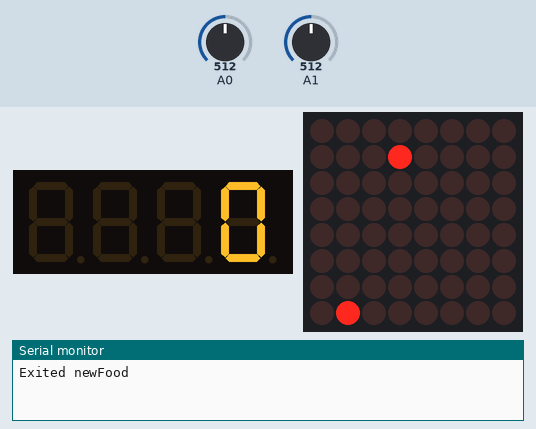
Simulated run of this sketch. Board: Arduino Mega 2560, built with avr-gcc and run on an emulated ATmega2560. On the bench: 4-digit seven-segment display, 8×8 LED matrix, the last lines printed to the serial monitor. The test bench sets the inputs (shaded band); at power-on: A0 = 512, A1 = 512. Random numbers use the default seed unless the sketch sets one.

Above: at 1.2 s.
1.3 s: A0 set to 464
4.3 s: A0 set to 442
At 4.9 s:
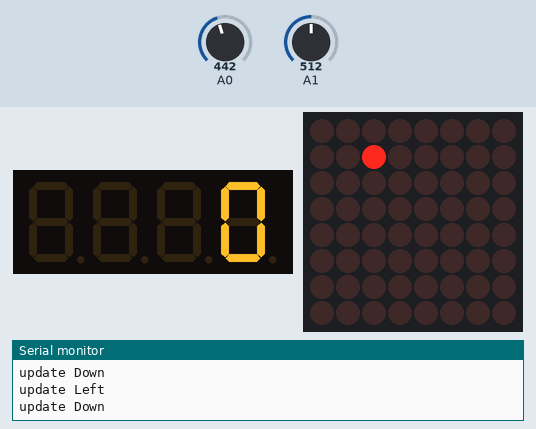
7.3 s: A1 set to 458
10.3 s: A1 set to 423
At 11.5 s:
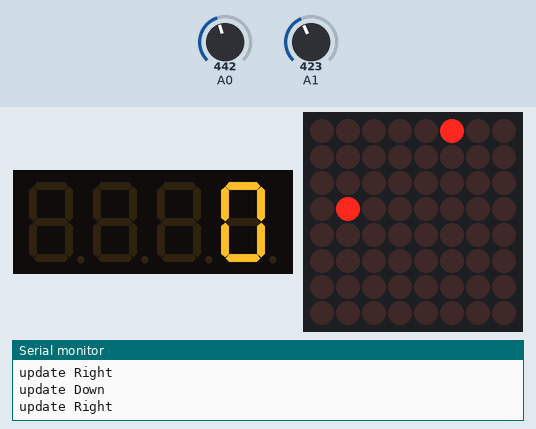
13.3 s: A1 set to 460
At 14.1 s:
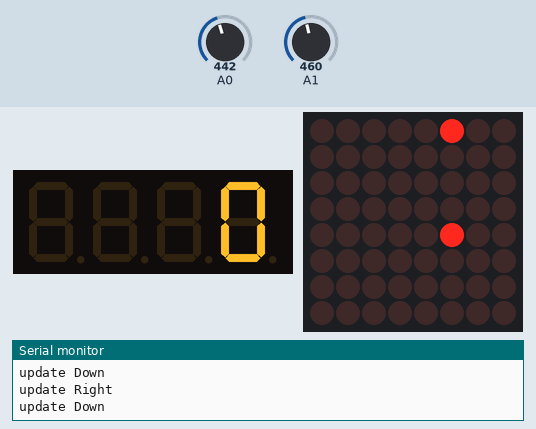
16.3 s: A0 set to 586
19.3 s: A0 set to 615
At 21.1 s:
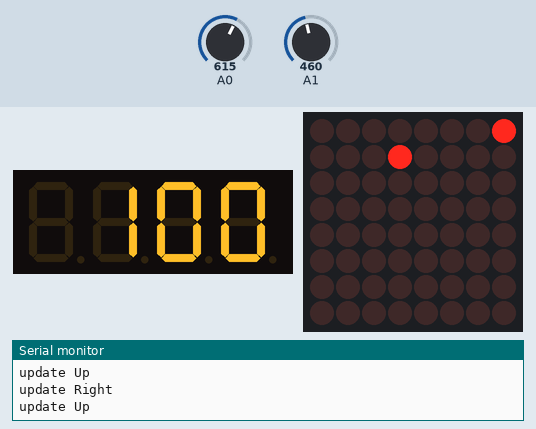
Timing chart, 0 to 22.6 s (numbered marks = the images above; inputs shaded):
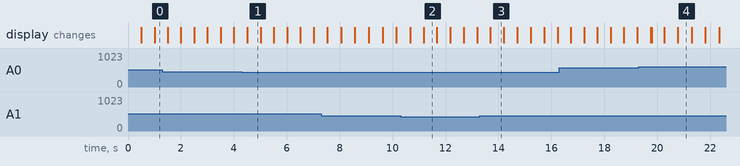

Measured:
- the behaviour switches between 451 and 450 on A0 (found by bisection; images 0 and 1)
- the behaviour switches between 442 and 441 on A1 (found by bisection; images 1 and 2)
- the behaviour switches between 599 and 600 on A0 (found by bisection; images 3 and 4)
- what the display in image 1 shows lasts 0.5 s, from 4.5 s to 5.0 s

The sketch:

sketch_oct25a.ino
```cpp
#include "LedControl.h"
#include "SevSeg.h"
LedControl MatDisp = LedControl(8, 10, 9, 1);
SevSeg sevseg;

struct Coord {
  int x;
  int y;
};

unsigned long previousMillis = 0;
const unsigned long interval = 500; //in milliseconds
int highScore = 0;

void setup() {
  Serial.begin(9600);
  pinMode(7, INPUT);
  MatDisp.shutdown(0,false);
  MatDisp.setIntensity(0,5);

  byte numDigits = 4;
  byte digitPins[] = {39, 41, 43, 45};
  byte segmentPins[] = {23, 25, 27, 29, 31, 33, 35, 37};

  bool resistorsOnSegments = true;
  bool updateWithDelaysIn = true;
  byte hardwareConfig = COMMON_CATHODE;
  sevseg.begin(hardwareConfig, numDigits, digitPins, segmentPins, resistorsOnSegments);
  sevseg.setBrightness(90);
}

void loop() {
  MatDisp.clearDisplay(0);

  //up = 0, down = 1, left = 2, right = 3
  Coord possibleDirections[4] = {{-1, 0}, {+1, 0}, {0, +1}, {0, -1}};
  Coord snakeHead = {3, 3}; //starting head position
  Coord snakeTail = {4, 3}; //starting tail position
  int curDirection = 0; //starts moving up
  int buffer[8][8] = {0};
  buffer[4][3] = curDirection + 1; //set the position the tail will move to in the begining
  int curScore = 0;
  newFood(buffer);
  bool gameOver = false; //sets the gameOver flag for the loop
  while (!gameOver) {
    curDirection = getDirection(curDirection); //get the current direction
    //checks elapsed time
    unsigned long currentMillis = millis();
    if (currentMillis - previousMillis >= interval) {
      previousMillis = currentMillis;

      buffer[snakeHead.x][snakeHead.y] = curDirection + 1; //save move to buffer
      snakeHead = addCoords(snakeHead, possibleDirections[curDirection]); //update snakeHead coordinates
      snakeHead = checkBounds(snakeHead); //update bounds for snakeHead

      //check the buffer
      switch(buffer[snakeHead.x][snakeHead.y]) {

        //these check if the head runs into the body and end the loop
        case 1: //up
        case 2: //down
        case 3: //left
        case 4: //right
          gameOver = !gameOver;
          break;
        case 5: //food
          MatDisp.setLed(0, snakeHead.x, snakeHead.y, true); //display new head position
          newFood(buffer);
          curScore ++;
          break;
        case 0: //empty slot
          MatDisp.setLed(0, snakeHead.x, snakeHead.y, true); //display new head position

          //get current tail position
          int tempX = snakeTail.x;
          int tempY = snakeTail.y;

          snakeTail = addCoords(snakeTail, possibleDirections[buffer[snakeTail.x][snakeTail.y] - 1]); //pulls move from buffer and updates the tail

          buffer[tempX][tempY] = 0; //change last tail position in buffer to 0

          snakeTail = checkBounds(snakeTail); //update tail bounds

          MatDisp.setLed(0, snakeTail.x, snakeTail.y, false); //display tail
          break;
      }
    }
    sevseg.setNumber((highScore * 100) + curScore);
    sevseg.refreshDisplay();
  }
  if (highScore < curScore) {
    highScore = curScore;
  }
  sevseg.setNumber((highScore * 100) + curScore);
  sevseg.refreshDisplay();
}

int getDirection(int curDir){
  int upDown = analogRead(0);
  int leftRight = analogRead(1);
  if(leftRight > 450 &&  leftRight < 600 && upDown > 450 && upDown < 600)
    return curDir;
  int up = 512, down = 512, left = 512, right = 512;
  if (leftRight < 500){
    right = leftRight;
    Serial.println("update Right");
  }
  else {
    left = 1023 - leftRight;
    Serial.println("update Left");
  }
  if (upDown < 500) {
    down = upDown;
    Serial.println("update Down");
  }
  else {
    up = 1023 - upDown;
    Serial.println("update Up");
  }
  int minimum = min(min(min(up, down), left), right);
  if (minimum == up) {
      return 0;
  } else if (minimum == down) {
      return 1;
  } else if (minimum == left) {
      return 2;
  } else {
      return 3;
  }
}

Coord addCoords(Coord curPos, Coord nextPos) {
  curPos.x += nextPos.x;
  curPos.y += nextPos.y;
  return curPos;
}

Coord checkBounds(Coord temp) {
  if (temp.x == 8)
    temp.x = 0;
  if (temp.x == -1)
    temp.x = 7;
  if (temp.y == 8)
    temp.y = 0;
  if (temp.y == -1)
    temp.y = 7;
  return temp;
}

void newFood(int buffer[8][8]) {
  int foodX = 0;
  int foodY = 0;
  bool collidesWithBody = true;
  while(collidesWithBody) {
    foodX = random(0, 8);
    foodY = random(0, 8);
    if(buffer[foodX][foodY] == 0)
      collidesWithBody = !collidesWithBody;
  }
  MatDisp.setLed(0, foodX, foodY, true);
  buffer[foodX][foodY] = 5;
  Serial.println("Exited newFood");
}
```
